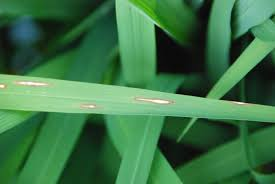
#> input picture DiseaseExampleImages/Blast/1.jpg, 275 x 184 px, found by its file name; its folder holds 4 pictures in this run
$ python Features.py   (Python 2 division)   (older library calls are emulated)
#> lines starting #> are read from the running program, lines starting #| are printed output that depends on the picture; after the words box and inside, x2 and y2 are one past the last pixel; in counts of white or black regions, pixels touching at a corner belong together; long printed decimals are rounded; pictures that were not available may be replaced by others from this repository, and a replacement may not be noted
import numpy as np
import matplotlib.pyplot as plt
import cv2
import pandas as pd
import os
import math


diseases=['SegBlast','SegSpot','SegHealthy']
label=['BLAST','SPOT']

k=1
data=[]

for j in diseases:
	print j

	segimages=os.listdir(j)

	for i in segimages:
		print i
		img = cv2.imread('./'+j+'/'+str(i))
#> img is the input picture: shape (184, 275, 3); mean B, G, R 70.2, 116.2, 59
		real_img=cv2.imread('./'+j+'/'+str(i))
		real_img=cv2.cvtColor(real_img,cv2.COLOR_BGR2GRAY)
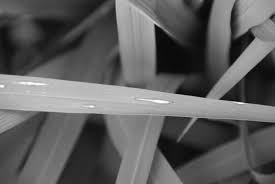
#> real_img: shape (184, 275); min 2, max 254, mean 93.8
		imgray = cv2.cvtColor(img,cv2.COLOR_BGR2GRAY)
		ret,thresh = cv2.threshold(imgray,127,255,0)
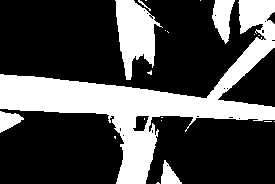
#> thresh: shape (184, 275); 29.9% white; 20 white regions (14 under 20 px)

		image, contours, hierarchy = cv2.findContours(thresh,cv2.RETR_TREE,cv2.CHAIN_APPROX_SIMPLE)
#> contours = 36 contours, 30 with area under 20; largest, box (x1, y1, x2, y2) and area: (0, 0, 275, 184) 11332, (115, 0, 163, 80) 2033, (212, 0, 235, 44) 564, (0, 111, 24, 133) 274, (161, 160, 182, 184) 240, (132, 115, 150, 132) 186

		area=0
		index=0

		if(k!=3):

			for i in range(len(contours)):
				a=cv2.contourArea(contours[i])
				if(a>area):
					area=a
					index=i
#> this loop made 36 passes
#> (a, area) on passes 2, 9, 15: (239.5, 239.5), (274.5, 274.5), (11331.5, 11331.5)
#> a on passes 3 to 8: 2, 1.5, 0, 0, 0, 0
#> after the loop, area = 11331.5; index = 14

			cnt=contours[index]
#> cnt = contour of 353 points, box (x1, y1, x2, y2) (0, 0, 275, 184), area 11332
			M = cv2.moments(cnt)
#> M = moments, m00 11331.5, centre m10/m00, m01/m00 = (145.9, 97.86)
			print M
#> (printed output is left out)


			#ASpect ratio
			x,y,w,h = cv2.boundingRect(cnt)
#> x = 0; y = 0; w = 275; h = 184
			aspect_ratio = float(w)/h
#> aspect_ratio = 1.49

			#Extent
			print w*h
#| 50600


			rect=cv2.minAreaRect(cnt)
#> rect = ((152.4, 103.8), (293.7, 147), -17.2)
			print rect[1][0]*rect[1][1]
#| 43174.522

			extent=area/(rect[1][0]*rect[1][1])
#> extent = 0.262

			#Diameter

			equi_diameter = np.sqrt(4*area/np.pi)
#> equi_diameter = 120.1
			print("diameter is ",equi_diameter)
#| diameter is  120.115

			#orientaion and major and minor axis
			if(k==3):
				ma,MA=(1,0)
			else:
				(x,y),(ma,MA),angle = cv2.fitEllipse(cnt)
#> x = 139.5; y = 36.95; ma = 221.8; MA = 245.1; angle = 85.62
				print("major axis is",MA)
#| major axis is 245.072
				print("minor axis is",ma)
#| minor axis is 221.828
				print("orientation angle is",angle)
#| orientation angle is 85.621
				print "ratio",MA/ma
#| ratio 1.105
			#centroid

			cX = int(M["m10"] / M["m00"])
#> cX = 145
			cY = int(M["m01"] / M["m00"])
#> cY = 97
			print("centroid cordinates are",cX,cY)
#| centroid cordinates are 145 97

			cord='('+str(cX)+','+str(cY)+')'
#> cord = '(145,97)'

			list=[]
			list.append(format(area,'.2f'))
			list.append(format(cv2.arcLength(contours[index],True),'.2f'))
			list.append(format(aspect_ratio,'.2f'))
			list.append(format(extent,'.2f'))
			list.append(format(equi_diameter,'.2f'))
			list.append(format(MA,'.2f'))
			list.append(format(ma,'.2f'))
			list.append(format(MA/ma,'.2f'))
			list.append(len(contours))
			list.append(format(angle,'.2f'))
			list.append(format((4*area*np.pi)/pow(cv2.arcLength(contours[index],True),2),'.2f'))
			list.append(cord)

			list.append(k)


			cv2.drawContours(img, contours ,index, (0,255,0), -1)
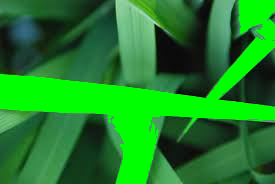
#> img: shape (184, 275, 3); mean B, G, R 38.9, 131.3, 29.7


		if(k==3):
			list=[]
			list=[-1,-1,-1,-1,-1,-1,-1,-1,-1,-1,-1,-1,k]


		data.append(list)
		df=pd.DataFrame(data,columns=['Area','Peri','A_ratio','Extent','Dia','Major','Minor','Ratio','noc','angle','ff','cord','Label'])
#> df = table of 1 rows and 13 columns
	k=k+1

	#print df.to_csv(sep='\t', index=False, header=1)


	df.to_csv(r'pandas.txt', header=True, index=None, sep='\t', mode='a')

df.to_excel('Train.xlsx',sheet_name='area',index=0)
#df.to_excel('Train.xlsx',sheet_name='area',index=0,startrow=2,startcol=2)
